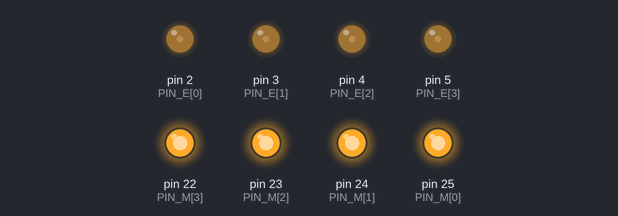
The sketch below on a simulated Arduino Mega 2560, built with avr-gcc and run on an emulated ATmega2560. Shown: output pins drawn as LEDs (lit = HIGH).

Above: at 0.05 s.
At 2.95 s:
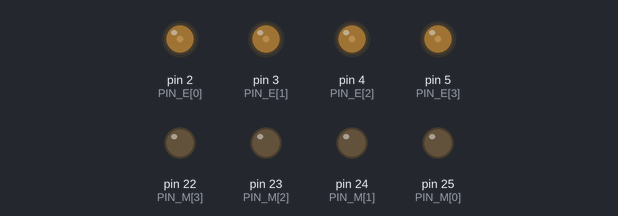
Timing chart, 0 to 3.5 s (numbered marks = the images above):
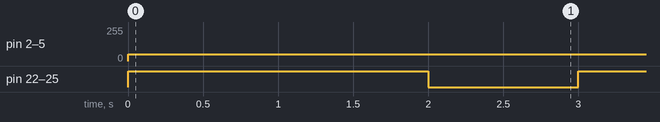

Measured:
- by itself, pin 2 (PIN_E[0]), pin 3 (PIN_E[1]), pin 4 (PIN_E[2]), pin 5 (PIN_E[3]): 0/255 → 50/255 at 0.00 s
- by itself, pin 22 (PIN_M[3]), pin 23 (PIN_M[2]), pin 24 (PIN_M[1]), pin 25 (PIN_M[0]): alternates HIGH for 2.0 s and LOW for 1.0 s

The sketch:

motor_test.ino
```cpp
#include <Wire.h>

const int i2c_address = 0x30;

enum {BR, BL, FR, FL};
const int PIN_E[4] = {2,3,4,5};
const int PIN_M[4] = {25,24,23,22};

const int SPEED = 50;

void setup(){

  Wire.begin(i2c_address);

  Wire.onReceive(parseReceive);
  Wire.onRequest(handleRequest);

  for (int i = 0; i < 4; i++){
    pinMode(PIN_E[i], OUTPUT);
    pinMode(PIN_M[i], OUTPUT);
  }

}

void loop(){


  Forward();
  delay(2000);
  Backward();
  delay(1000);


}

void Forward(){

    for (int i = 0; i < 4; i++){

        analogWrite(PIN_E[i], SPEED);
        digitalWrite(PIN_M[i], HIGH);

  }
}

void Backward(){

  for (int i = 0; i < 4; i++){
        analogWrite(PIN_E[i], SPEED);
        digitalWrite(PIN_M[i], LOW);
  }

}

void Left(){

  for (int i = 0; i < 4; i++){
    analogWrite(PIN_E[i], SPEED);
    digitalWrite(PIN_M[i], HIGH);
  }

}

void Right(){

  for (int i = 0; i < 4; i++){
    analogWrite(PIN_E[i], SPEED);
    digitalWrite(PIN_M[i], LOW);
  }

}

void Stop(){

  for (int i = 0; i < 4; i++){
    analogWrite(PIN_E[i], 0);
  }

}

void parseReceive(int numBytes){

    while(Wire.available()){

        int action = Wire.read();

        //TODO do things with the received action

    }


}

void handleRequest(){

    //TODO send something back given the request

}
```
